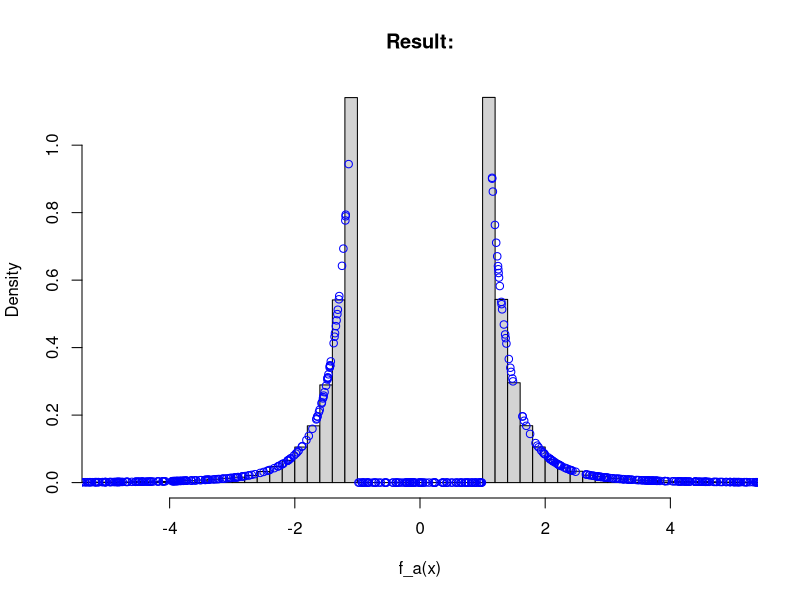
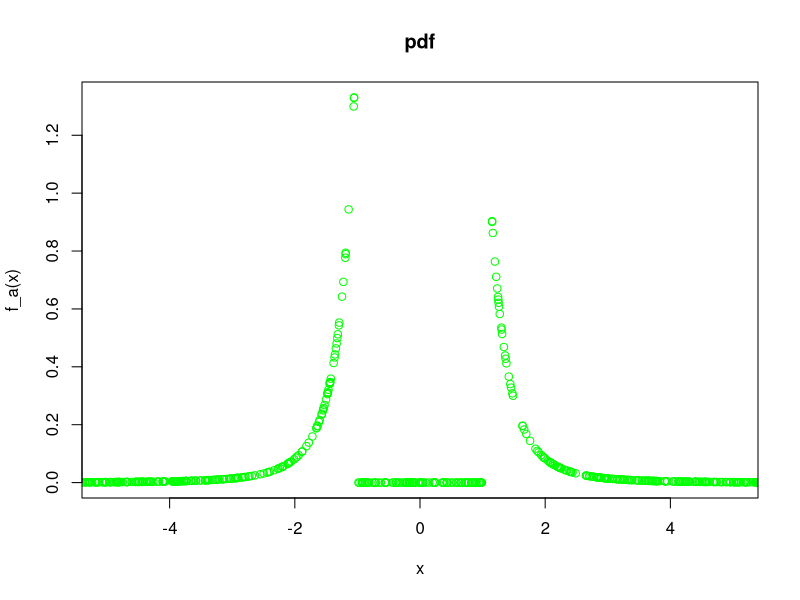
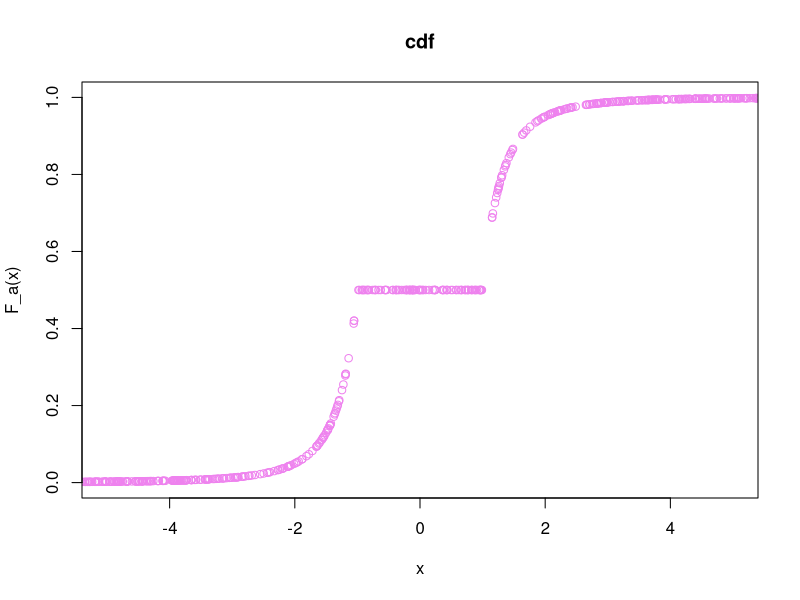
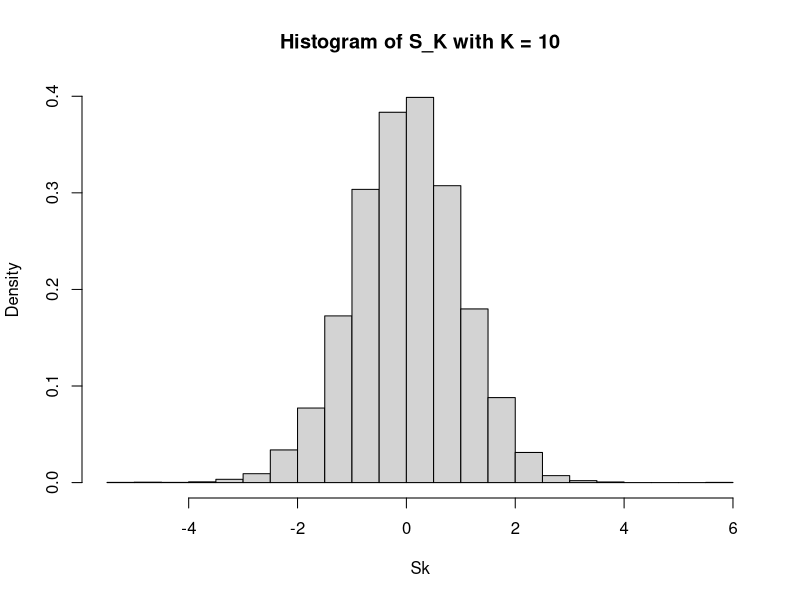
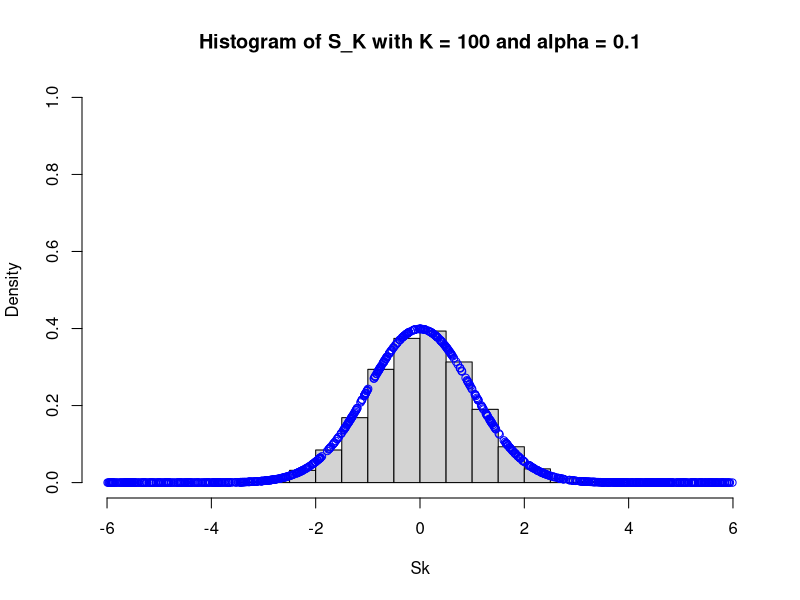
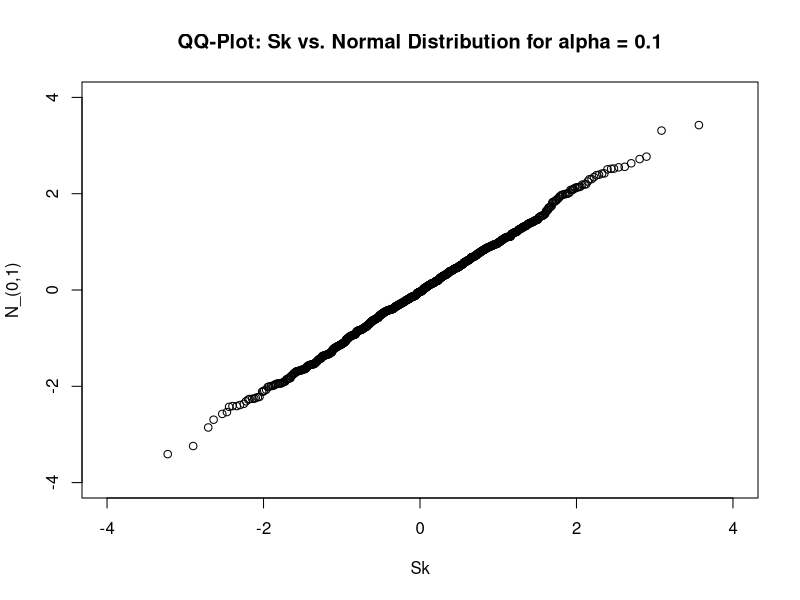
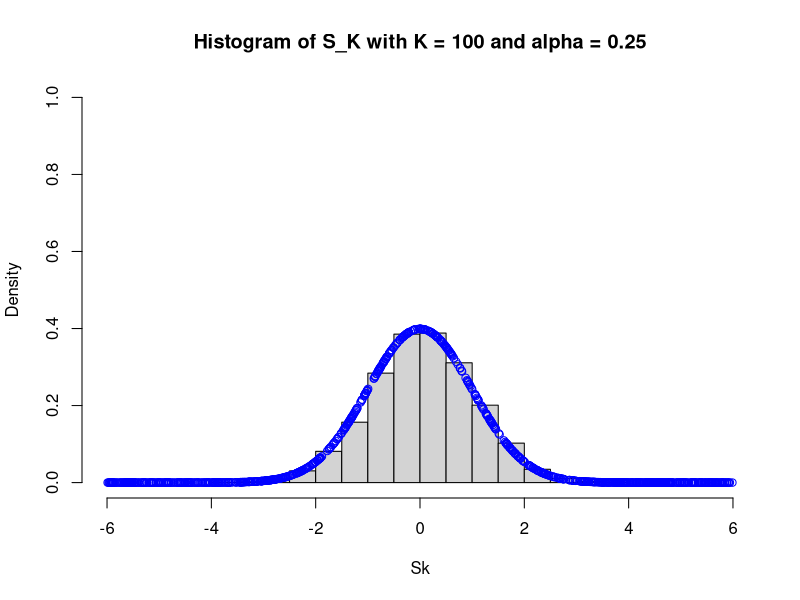
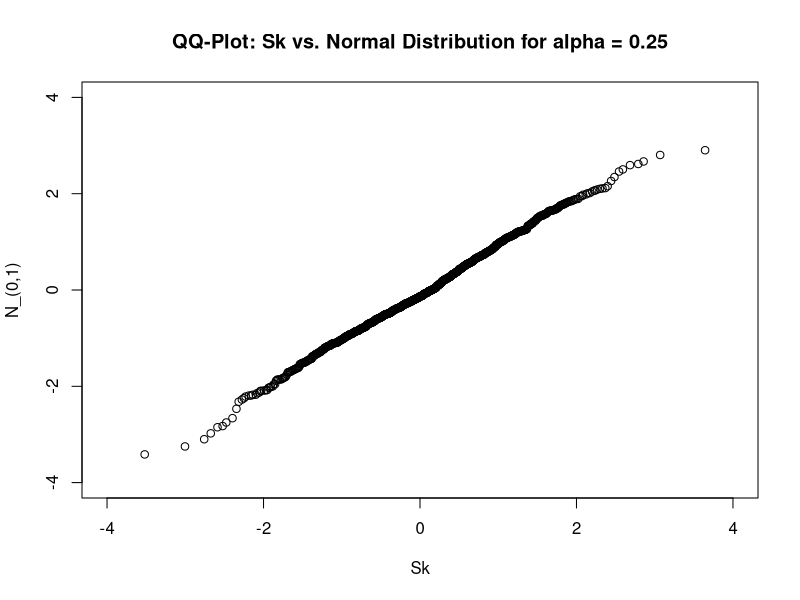

Generate these figures, in order, with R:
## ---- chunk 1
knitr::opts_chunk$set(echo = TRUE)
## ---- chunk 2
#parameter
N = 100000
u = runif(N) 
p = runif(N, min=-1000, max=1000)
a = 0.3

#inverse cdf
f <- function(y, a){
  idy1 <- which(0.5 < y & y < 1)
  idy2 <- which(0 < y & y <= 0.5)
  
  res <- rep(0, length(y))
  res[idy1] <- (1./(2*(1-y[idy1]))**a)
  res[idy2] <- (-1./(2*y[idy2])**a)
  return(res)
}

#cdf
inversef <- function(x, a){
  b <- 1./a
  idx1 <- which(x <= -1)
  idx2 <- which(x >= 1)
  
  res <- rep(0.5, length(x))
  res[idx1] <- (1/2/(-x[idx1])**b)
  res[idx2] <- 1-1/(2*x[idx2]**b)
  return(res)
}

#pdf
d <- function(x, a){
  b <- 1./a
  res <- rep(0, length(x))
  idx <- which(abs(x) >= 1)
  res[idx] <- (1./(2*a) * 1/abs(x[idx])*1/abs(x[idx])**b)
  return(res)
}

#result:
hist(f(u, a), main="Result:", breaks= 300, freq=FALSE, xlim=c(-5,5), xlab= "f_a(x)")
points(p, d(p, a), col= "blue")

#plot pdf:
plot(x=p, y=d(p, a), col = "green",xlim = c(-5, 5), xlab= "x", ylab= "f_a(x)", main="pdf")

#plot cdf:
plot(x=p, y=inversef(p, a), col= "violet", xlim=c(-5,5), ylab="F_a(x)", xlab="x", main="cdf")
## ---- chunk 3
K = 10
N = 10**5
x <- sample(f(u,a), size=N, replace = TRUE, prob = NULL)
xs <- x/sqrt(abs(var(x)))
Xs <- array(xs, dim=c(K, N/K))
Sk <- apply(X=Xs, MARGIN=2, FUN=sum)/sqrt(K)
s <- paste0("Histogram of S_K with K = ", toString(K))
hist(Sk, main=s, breaks= 25, freq=FALSE)
## ---- chunk 4
#first try

#sampling with given alpha
# nx <- matrix(0, nrow=N, ncol=length(alpha))
# nxs <- matrix(0, nrow=N, ncol=length(alpha))
# idx <- c(1:length(alpha))
#
# nx[ ,idx] <- sample(f(u,alpha[idx]), size=N, replace = TRUE, prob = NULL)
# for(i in c(1:length(alpha))){
#   nxs[ ,i] <- nx[ ,i]/sqrt(abs(var(nx[ ,i])))
#   NXs <- array(nxs[ ,i], dim=c(K, N/K))
#   Sk[ ,i] <- apply(X=NXs[ ,i], MARGIN=1, FUN=sum)/sqrt(K)
# }
## ---- chunk 5
K = 100
N = 10**6
alpha <- c(0.1, 0.25, 0.45)
p = runif(n=1000, min= -6, max=6)

#sampling with given alpha
for(i in c(1:length(alpha))){
  x <- sample(f(u,alpha[i]), size=N, replace = TRUE, prob = NULL)
  xs <- x/sqrt(abs(var(x)))
  Xs <- array(xs, dim=c(K, N/K))
  Sk <- apply(X=Xs, MARGIN=2, FUN=sum)/sqrt(K)
  s <- paste0("Histogram of S_K with K = 100 and alpha = ", toString(alpha[i]))
  hist(Sk, main=s, breaks= 21, freq=FALSE, xlim=c(-6, 6), ylim =c(0, 1))
  points(p ,dnorm(p, mean = 0, sd = 1, log = FALSE), col="blue")
  #QQ-Plot:
  s2 <- paste0("QQ-Plot: Sk vs. Normal Distribution for alpha = ", toString(alpha[i]))
  qqplot(Sk, rnorm(p, mean = 0, sd = 1), xlim=c(-4,4), ylim=c(-4,4), main=s2, ylab="N_(0,1)")
}

